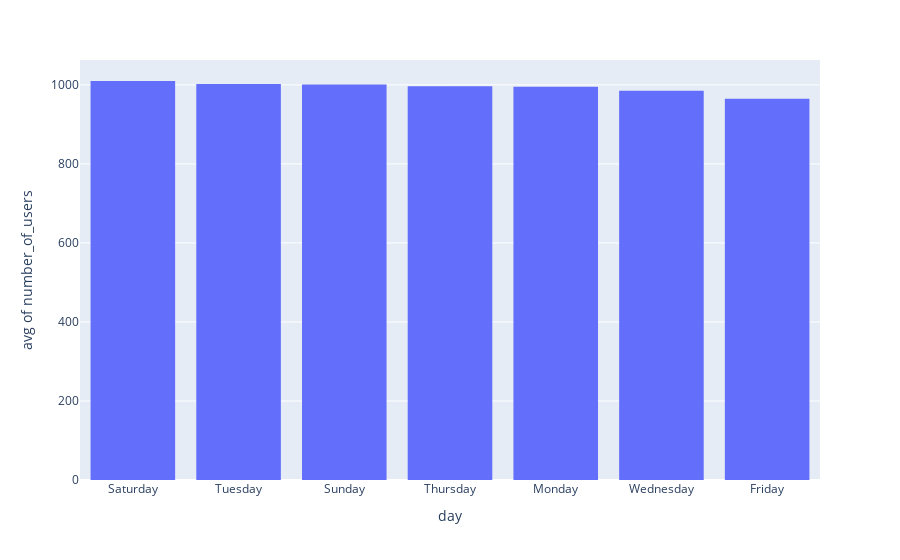

Here is the notebook cell this chart was saved with:
### Markdown cell above
#### Sorting bins based on content

Let's come back to the example where we plotted the average number of users for each day and order the bins based on the y-axis values, from largest to lowest. This is how it can be done:

### Code cell
fig = px.histogram(data_users_dict, x="day", y='number_of_users', histfunc='avg').update_xaxes(categoryorder='total descending')
fig.show()

### Figure 1 — Plotly figure (JSON) as saved in the notebook; plotly's stock layout.template omitted (floating-point values rounded to 4 significant figures)
{"data": [{"alignmentgroup": "True", "bingroup": "x", "histfunc": "avg", "hovertemplate": "day=%{x}<br>avg of number_of_users=%{y}<extra></extra>", "legendgroup": "", "marker": {"color": "#636efa", "pattern": {"shape": ""}}, "name": "", "offsetgroup": "", "orientation": "v", "showlegend": false, "type": "histogram", "x": ["Wednesday", "Thursday", "Friday", "Saturday", "Sunday", "Monday", "Tuesday", "Wednesday", "Thursday", "Friday", "Saturday", "Sunday", "Monday", "Tuesday", "Wednesday", "Thursday", "Friday", "Saturday", "Sunday", "Monday", "Tuesday", "Wednesday", "Thursday", "Friday", "Saturday", "Sunday", "Monday", "Tuesday", "Wednesday", "Thursday", "Friday", "Saturday", "Sunday", "Monday", "Tuesday", "Wednesday", "Thursday", "Friday", "Saturday", "Sunday", "Monday", "Tuesday", "Wednesday", "Thursday", "Friday", "Saturday", "Sunday", "Monday", "Tuesday", "Wednesday", "Thursday", "Friday", "Saturday", "Sunday", "Monday", "Tuesday", "Wednesday", "Thursday", "Friday", "Saturday", "Sunday", "Monday", "Tuesday", "Wednesday", "Thursday", "Friday", "Saturday", "Sunday", "Monday", "Tuesday", "Wednesday", "Thursday", "Friday", "Saturday", "Sunday", "Monday", "Tuesday", "Wednesday", "Thursday", "Friday", "Saturday", "Sunday", "Monday", "Tuesday", "Wednesday", "Thursday", "Friday", "Saturday", "Sunday", "Monday", "Tuesday", "Wednesday", "Thursday", "Friday", "Saturday", "Sunday", "Monday", "Tuesday", "Wednesday", "Thursday", "Friday", "Saturday", "Sunday", "Monday", "Tuesday", "Wednesday", "Thursday", "Friday", "Saturday", "Sunday", "Monday", "Tuesday", "Wednesday", "Thursday", "Friday", "Saturday", "Sunday", "Monday", "Tuesday", "Wednesday"], "xaxis": "x", "y": [979, 994, 999, 1010, 1016, 973, 973, 979, 927, 993, 976, 939, 937, 1044, 991, 958, 996, 1022, 1017, 1009, 982, 976, 988, 972, 1074, 1052, 1051, 963, 987, 967, 958, 1036, 951, 964, 981, 903, 1098, 989, 1067, 979, 1075, 918, 1015, 975, 956, 986, 925, 901, 1101, 989, 1019, 982, 984, 937, 1070, 999, 984, 945, 937, 1000, 1074, 980, 991, 970, 922, 908, 959, 1046, 1094, 1041, 1035, 1049, 977, 998, 911, 1048, 1002, 978, 1000, 899, 1079, 961, 1000, 952, 896, 1017, 901, 983, 1073, 947, 998, 1009, 1065, 1049, 981, 997, 921, 989, 1017, 1014, 898, 984, 1078, 991, 1049, 977, 963, 1012, 990, 1036, 986, 918, 993, 1037, 979, 1037, 1024, 970, 1134, 1053], "yaxis": "y"}], "layout": {"barmode": "relative", "legend": {"tracegroupgap": 0}, "margin": {"t": 60}, "xaxis": {"anchor": "y", "categoryorder": "total descending", "domain": [0, 1], "title": {"text": "day"}}, "yaxis": {"anchor": "x", "domain": [0, 1], "title": {"text": "avg of number_of_users"}}}}
